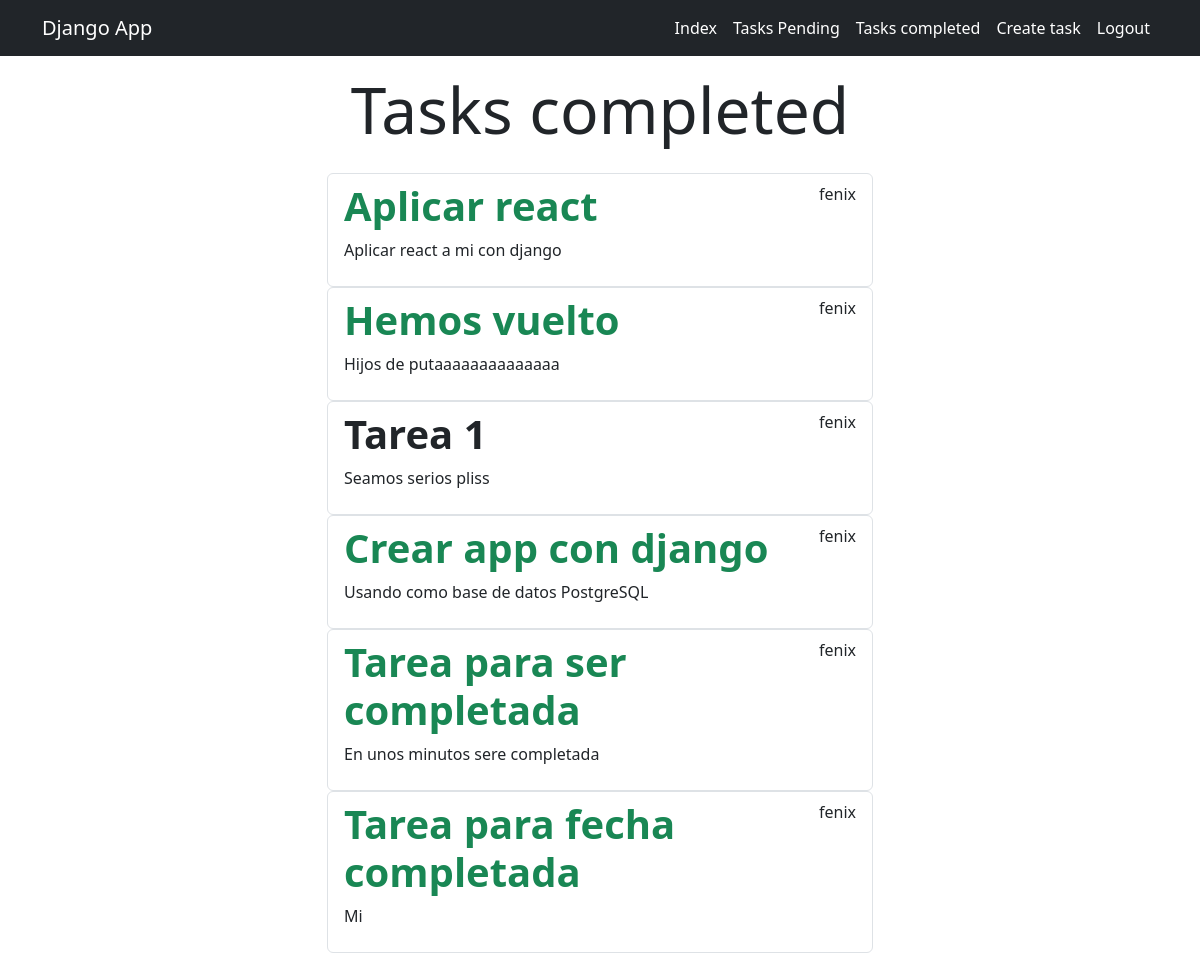
/tasks-completed/ (signed in), run on the app's committed database.
### tasks/models.py (models this page shows, shortened)
class Task(models.Model):
  title = models.CharField(max_length=100)
  description = models.TextField(blank=True)
  created = models.DateTimeField(auto_now_add=True)
  datecompleted = models.DateTimeField(null=True, blank=True)
  important = models.BooleanField(default=False)
  user = models.ForeignKey(User, on_delete=models.CASCADE)

### tasks/views.py (the view)
# urls.py: path('tasks-completed/', views.tasks_completed, name='tasks_completed'),
@login_required
def tasks_completed(request):
    tasks = Task.objects.filter(user = request.user, datecompleted__isnull = False).order_by('-datecompleted')
    return render(request, 'tasks_completed.html', {
        'tasks': tasks
    })

### tasks/Templates/tasks_completed.html (shortened to what this page needs)
{% extends 'base.html' %}
{% block content %}
<main class="container">
  <div class="row">
    <div class="col-md-6 offset-md-3">
      <h1 class="text-center display-3 py-3">Tasks completed</h1>
      {% for task in tasks %}
      <ul class="list-group">
        <a class="list-group-item" href="{% url 'tasks_completed' %}">
          <header class="d-flex justify-content-between">
            {% if task.important %}
            <h1 class="fw-bold text-success">{{task.title}}</h1>
            {% else %}
            <h1 class="fw-bold">{{task.title}}</h1>
            {% endif %}
            <p>{{task.user.username}}</p>
          </header>
          <p>{{task.description}}</p>
        </a>
      </ul>
      {% endfor %}
    </div>
  </div>
</main>
{% endblock %}

### data on the page
Task: title "Aplicar react", user.username "fenix", description "Aplicar react a mi con django"
Task: title "Hemos vuelto", user.username "fenix", description "Hijos de putaaaaaaaaaaaaaa"
Task: title "Tarea 1", user.username "fenix", description "Seamos serios pliss"
Task: title "Crear app con django", user.username "fenix", description "Usando como base de datos PostgreSQL"
Task: title "Tarea para ser completada", user.username "fenix", description "En unos minutos sere completada"
Task: title "Tarea para fecha completada", user.username "fenix", description "Mi"
